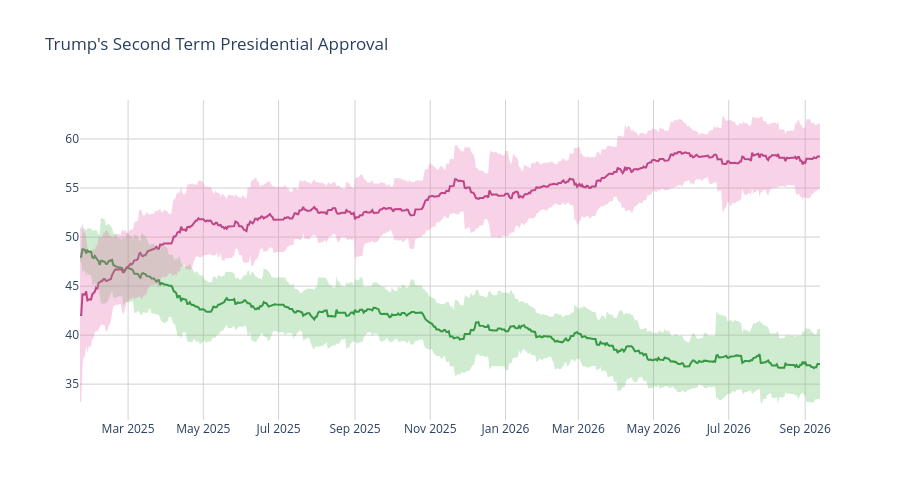

Notebook code cell kept with this figure:
### Code cell
disappr_ci_hex = "#e86eaf"
appr_ci_hex = "#60be65"
disappr_ci_rgba = "rgba(232, 110, 175, 0.3)"
appr_ci_rgba = "rgba(96, 190, 101, 0.3)"
grid_col = "#d4d2d2"


# Approve
fig = go.Figure(go.Scatter(
    x=pres['end_date'],
    y=pres['approve'],
    hovertemplate="%{y:.2f}%",
    name="<b>Approve</b>",
    line=dict(color="#228833"),
    showlegend=False
))

# Disapprove
fig.add_trace(go.Scatter(
    x=pres['end_date'],
    y=pres['disapprove'],
    hovertemplate="%{y:.2f}%",
    name="<b>Disapprove</b>",
    line=dict(color="#aa3377"),
    showlegend=False
    )
)

# Approve CI
fig.add_traces([

    # Upper bound
    go.Scatter(
        x=pres['end_date'],
        y=pres['approve_upper_ci'],
        marker=dict(color=appr_ci_hex),
        line=dict(width=0),
        mode='lines',
        showlegend=False,
        hoverinfo="skip"
    ),

    # Lower bound
    go.Scatter(
        x=pres['end_date'],
        y=pres['approve_lower_ci'],
        marker=dict(color=appr_ci_hex),
        line=dict(width=0),
        mode='lines',
        fillcolor=appr_ci_rgba,
        fill="tonexty",
        showlegend=False,
        hoverinfo="skip"
    )
])

# Disapprove CI
fig.add_traces([

    # Upper bound
    go.Scatter(
        x=pres['end_date'],
        y=pres['disapprove_upper_ci'],
        marker=dict(color=disappr_ci_hex),
        line=dict(width=0),
        mode='lines',
        showlegend=False,
        hoverinfo="skip"
    ),

    # Lower bound
    go.Scatter(
        x=pres['end_date'],
        y=pres['disapprove_lower_ci'],
        marker=dict(color=disappr_ci_hex),
        line=dict(width=0),
        mode='lines',
        fillcolor=disappr_ci_rgba,
        fill="tonexty",
        showlegend=False,
        hoverinfo="skip"
    )
])

fig.update_layout(
    title=dict(text="Trump's Second Term Presidential Approval"),
    hovermode="x"
)

fig.update_xaxes(gridcolor=grid_col)
fig.update_yaxes(gridcolor=grid_col)

fig.update_layout(hovermode="x", hoverlabel_align="right", plot_bgcolor="rgba(0, 0, 0, 0)", height=500)
fig.show()

### Figure 1 — Plotly figure (JSON) as saved in the notebook; plotly's stock layout.template omitted (floating-point values rounded to 4 significant figures; data arrays with more than 128 entries replaced by an {"elided": "..."} marker saying what was removed)
{"data": [{"hovertemplate": "%{y:.2f}%", "line": {"color": "#228833"}, "name": "<b>Approve</b>", "showlegend": false, "type": "scatter", "x": {"elided": "601 str values"}, "y": {"elided": "601 float values"}}, {"hovertemplate": "%{y:.2f}%", "line": {"color": "#aa3377"}, "name": "<b>Disapprove</b>", "showlegend": false, "type": "scatter", "x": {"elided": "601 str values"}, "y": {"elided": "601 float values"}}, {"hoverinfo": "skip", "line": {"width": 0}, "marker": {"color": "#60be65"}, "mode": "lines", "showlegend": false, "type": "scatter", "x": {"elided": "601 str values"}, "y": {"elided": "601 float values"}}, {"fill": "tonexty", "fillcolor": "rgba(96, 190, 101, 0.3)", "hoverinfo": "skip", "line": {"width": 0}, "marker": {"color": "#60be65"}, "mode": "lines", "showlegend": false, "type": "scatter", "x": {"elided": "601 str values"}, "y": {"elided": "601 float values"}}, {"hoverinfo": "skip", "line": {"width": 0}, "marker": {"color": "#e86eaf"}, "mode": "lines", "showlegend": false, "type": "scatter", "x": {"elided": "601 str values"}, "y": {"elided": "601 float values"}}, {"fill": "tonexty", "fillcolor": "rgba(232, 110, 175, 0.3)", "hoverinfo": "skip", "line": {"width": 0}, "marker": {"color": "#e86eaf"}, "mode": "lines", "showlegend": false, "type": "scatter", "x": {"elided": "601 str values"}, "y": {"elided": "601 float values"}}], "layout": {"height": 500, "hoverlabel": {"align": "right"}, "hovermode": "x", "plot_bgcolor": "rgba(0, 0, 0, 0)", "title": {"text": "Trump's Second Term Presidential Approval"}, "xaxis": {"gridcolor": "#d4d2d2"}, "yaxis": {"gridcolor": "#d4d2d2"}}}
